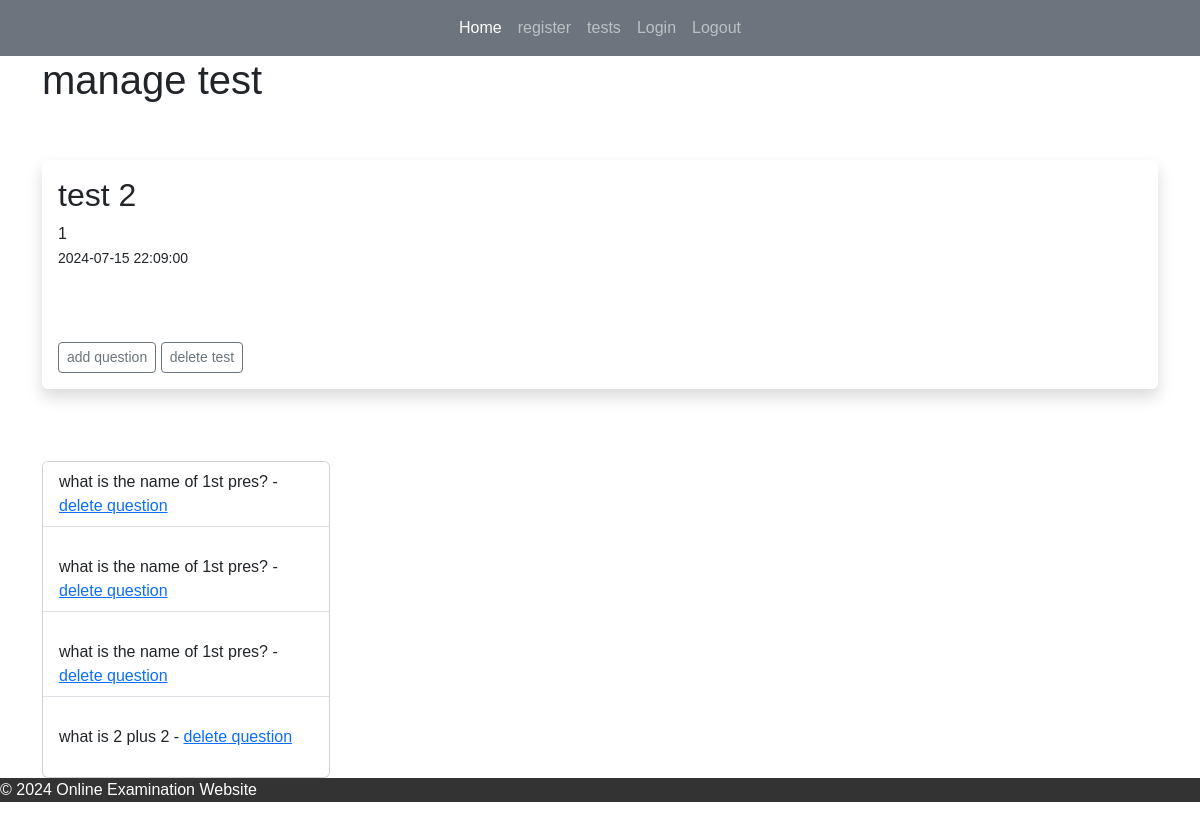
The app's page /tests/2, older data.
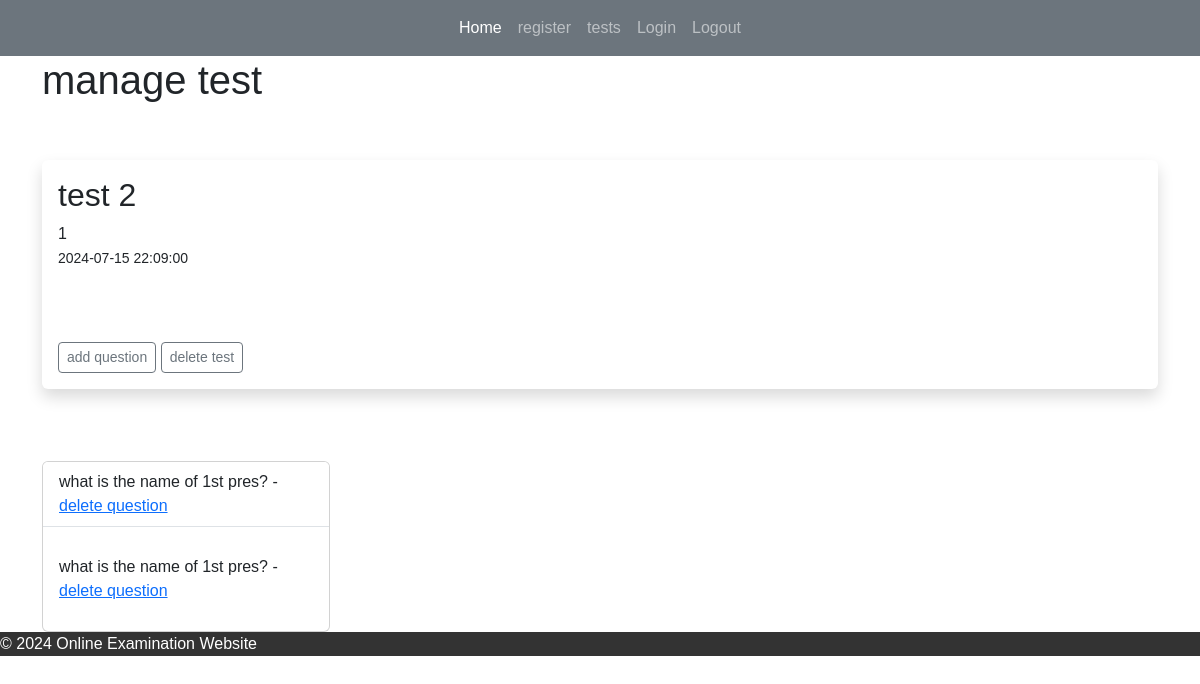
The same page, newer data.
### app.py (models this page shows)
class Tests(db.Model):
    test_id = db.Column(db.Integer, primary_key=True)
    title = db.Column(db.String(255))
    start_date = db.Column(db.DateTime, default=datetime.utcnow)
    end_date = db.Column(db.DateTime, default=datetime.utcnow)
    teacher_id = db.Column(db.Integer, db.ForeignKey('users.id'))
    questions = db.relationship("Questions", backref="test")

class Questions(db.Model):
    question_id = db.Column(db.Integer, primary_key=True)
    question_text = db.Column(db.String(255), nullable=False)
    question_type = db.Column(db.String(255), nullable=False)
    points = db.Column(db.Integer, nullable=False)
    option1 = db.Column(db.String(255))
    option2 = db.Column(db.String(255))
    option3 = db.Column(db.String(255))
    option4 = db.Column(db.String(255))
    correct_opt = db.Column(db.Integer)
    correct_ans = db.Column(db.String(255))
    test_id = db.Column(db.Integer, db.ForeignKey('tests.test_id'))
    answer = db.relationship("Answers", uselist=False)

### app.py (the view)
@app.route('/tests/<int:id>', methods=['GET', 'POST'])
def test(id):
    test = Tests.query.get_or_404(id)
    questions = Questions.query.filter_by(test_id = id)
    return render_template('manage_test.html', test=test, questions=questions)

### templates/manage_test.html (shortened to what this page needs)
{% extends 'index.html' %}
{% block content %}
<h1>manage test</h1>
<br>
<br/>
<div class="shadow p-3 mb-5 bg-body rounded">
	<h2>{{ test.title }}</h2>
    {{ test.teacher_id }}<br/>
	<small>{{ test.start_date }}</small> <br/><br/>
	<br/><br/>
	<a href="{{ url_for('add_question', id=test.test_id)}}" class="btn btn-outline-secondary btn-sm">add question</a>
	<a href="{{ url_for('delete_test', id=test.test_id)}}" class="btn btn-outline-secondary btn-sm">delete test</a>
	<br/>
</div>
<br/>
<div class="card" style="width: 18rem;">
	<ul class="list-group list-group-flush">
		{% for question in questions %}
		<li class="list-group-item">{{ question.question_text }} -
			<a href="{{ url_for('delete_question', id=test.test_id, question_id = question.question_id)}}">delete question</a>
		</li>
		{% endfor %}
	</ul>
</div>
{% endblock %}

### templates/index.html (shortened to what this page needs)
<!DOCTYPE html>
<html lang="en">
<head>
    <link href="https://cdn.jsdelivr.net/npm/bootstrap@5.3.3/dist/css/bootstrap.min.css"
    rel="stylesheet"
>
    <link rel="stylesheet" href="{{url_for('static', filename='main.css') }}">
</head>
<body>
    {% include 'navbar.html' %}
    <div class= "container">
        {% block content %}
        {% endblock %}
    </div>
    <footer>
        <p>&copy; 2024 Online Examination Website</p>
    </footer>
</body>
</html>

### templates/navbar.html (shortened to what this page needs)
    <nav class="navbar navbar-expand-lg navbar-dark bg-secondary">
        <div class="collapse navbar-collapse" id="navbarNavAltMarkup">
            <div class="navbar-nav mx-auto">
            <a class="nav-link active" aria-current="page" href="{{ url_for('home') }}">Home</a>
            <a class="nav-link" href="{{ url_for('register') }}">register</a>
            <a class="nav-link" href="{{ url_for('tests') }}">tests</a>
            <a class="nav-link" href="{{ url_for('login') }}">Login</a>
            <a class="nav-link" href="{{ url_for('logout') }}">Logout</a>
            </div>
        </div>
    </nav>

### static/main.css (style rules this page uses)
body { font-family: Arial, sans-serif; margin: 0; padding: 0; }
nav a { color: #fff; text-decoration: none; }
li { margin-bottom: 20px; }
footer { background-color: #333; color: #fff; paddin }

Row changes from the older to the newer data that the page shows:
removed Questions: question_text "what is the name of 1st pres?"
removed Questions: question_text "what is 2 plus 2"
